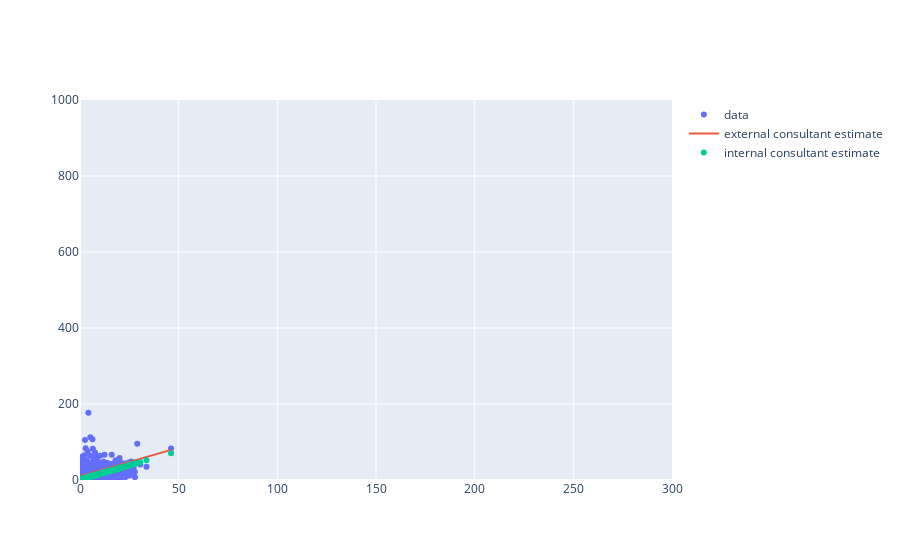

The notebook cell this image was saved under:
### Code cell
from plotly.offline import iplot, init_notebook_mode
init_notebook_mode(connected=True)

from graph import trace_values, m_b_trace, plot
plot([revenues_per_budgets_trace, consultant_estimated_revenues_trace, internal_consultant_estimated_trace], revenues_layout)

### Figure 1 — Plotly figure (JSON) as saved in the notebook; plotly's stock layout.template omitted (floating-point values rounded to 4 significant figures; data arrays with more than 128 entries replaced by an {"elided": "..."} marker saying what was removed)
{"data": [{"mode": "markers", "name": "data", "text": {"elided": "1776 str values"}, "type": "scatter", "x": {"elided": "1776 float values"}, "y": {"elided": "1776 float values"}}, {"mode": "lines", "name": "external consultant estimate", "text": [], "type": "scatter", "x": {"elided": "1776 float values"}, "y": {"elided": "1776 float values"}}, {"mode": "markers", "name": "internal consultant estimate", "text": [], "type": "scatter", "x": {"elided": "1776 float values"}, "y": {"elided": "1776 float values"}}], "layout": {"xaxis": {"range": [0, 300]}, "yaxis": {"range": [0, 1000]}}}
